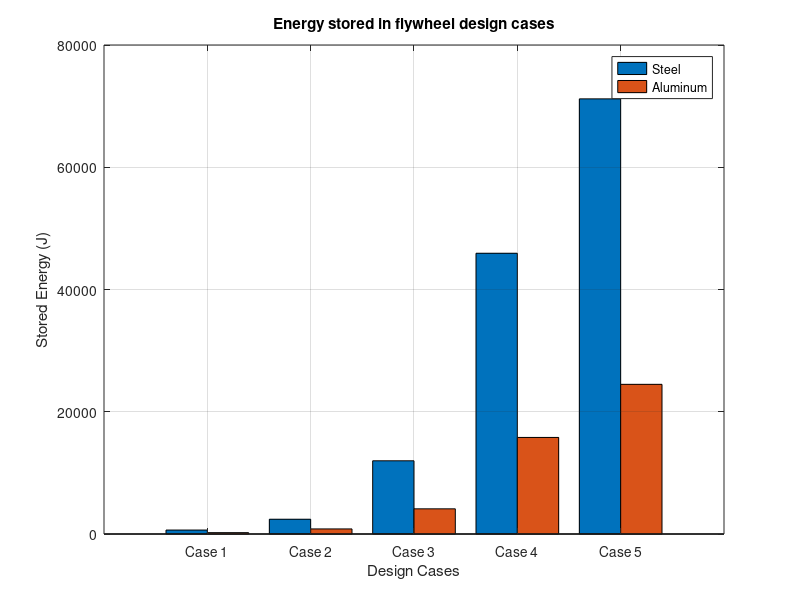
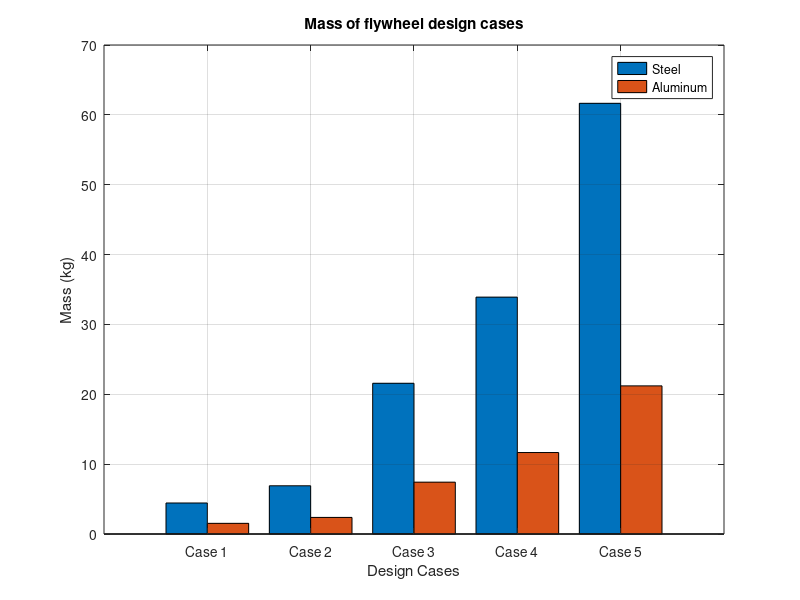
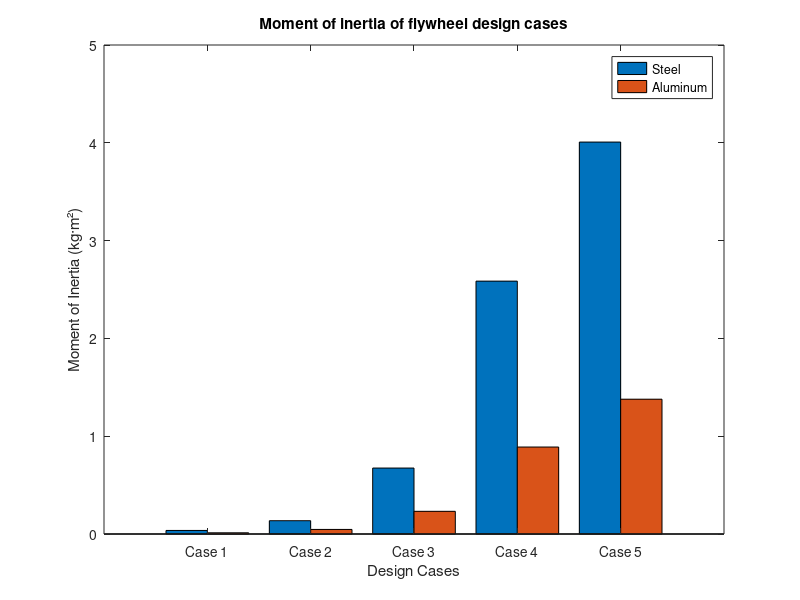

Source code (MATLAB) for these figures, in order:
% Geometric and material parameters
r1 = [0.10, 0.15, 0.20, 0.30, 0.30]; % m
r2 = [0.08, 0.13, 0.15, 0.25, 0.20]; % m
L = 0.05; % m (flywheel axial width)
rho_steel = 7850; % kg/m^3
rho_al = 2700;    % kg/m^3

% Angular speeds (optimized)
w_max = 189.37; % rad/s
w_min = 18.23;  % rad/s

% Volume of hollow cylinder
volume = pi * L .* (r1.^2 - r2.^2); % m^3

% Mass calculations
mass_steel = rho_steel .* volume;
mass_al = rho_al .* volume;

% Moment of inertia: J = 0.5 * m * (r1^2 + r2^2)
J_steel = 0.5 .* mass_steel .* (r1.^2 + r2.^2);
J_al = 0.5 .* mass_al .* (r1.^2 + r2.^2);

% Stored kinetic energy: E = 0.5 * J * (w_max^2 - w_min^2)
E_steel = 0.5 .* J_steel .* (w_max^2 - w_min^2);
E_al = 0.5 .* J_al .* (w_max^2 - w_min^2);

% Labels and indexing
cases = {'Case 1','Case 2','Case 3','Case 4','Case 5'};
x = 1:length(cases);
bar_width = 0.4;

% Plot 1: Stored energy
figure;
bar(x - bar_width/2, E_steel, bar_width, 'FaceColor', [0 0.4470 0.7410]); hold on;
bar(x + bar_width/2, E_al, bar_width, 'FaceColor', [0.8500 0.3250 0.0980]);
xticks(x); xticklabels(cases);
xlabel('Design Cases'); ylabel('Stored Energy (J)');
title('Energy stored in flywheel design cases');
legend('Steel','Aluminum','Location','northeast');
grid on;

% Plot 2: Mass
figure;
bar(x - bar_width/2, mass_steel, bar_width, 'FaceColor', [0 0.4470 0.7410]); hold on;
bar(x + bar_width/2, mass_al, bar_width, 'FaceColor', [0.8500 0.3250 0.0980]);
xticks(x); xticklabels(cases);
xlabel('Design Cases'); ylabel('Mass (kg)');
title('Mass of flywheel design cases');
legend('Steel','Aluminum','Location','northeast');
grid on;

% Plot 3: Moment of Inertia
figure;
bar(x - bar_width/2, J_steel, bar_width, 'FaceColor', [0 0.4470 0.7410]); hold on;
bar(x + bar_width/2, J_al, bar_width, 'FaceColor', [0.8500 0.3250 0.0980]);
xticks(x); xticklabels(cases);
xlabel('Design Cases'); ylabel('Moment of Inertia (kg·m²)');
title('Moment of inertia of flywheel design cases');
legend('Steel','Aluminum','Location','northeast');
